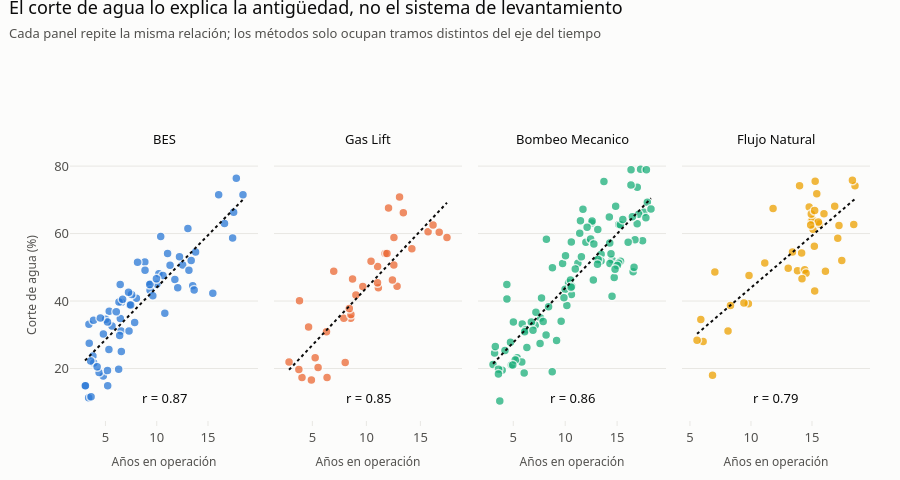

Here is the notebook cell this chart was saved with:
### Markdown cell above
## 7. Dispersión — antigüedad, agua y producción

Tres preguntas encadenadas: ¿el agua entra con los años?, ¿el agua se come la producción?, ¿el método
de extracción altera esa relación o solo ocupa un tramo distinto de la misma curva?

### Code cell
fig = make_subplots(rows=1, cols=4, shared_yaxes=True, horizontal_spacing=0.02,
                    subplot_titles=orden_metodo)

for i, metodo in enumerate(orden_metodo):
    sub = df[df["metodo_extraccion"] == metodo]
    fig.add_trace(go.Scatter(
        x=sub["anios_operacion"], y=sub["corte_agua_pct"], mode="markers",
        marker=dict(color=COLOR_METODO[metodo], size=9, opacity=0.75,
                    line=dict(color=SURFACE, width=1.5)),
        name=metodo, showlegend=False, customdata=sub[["id_pozo", "produccion_bpd"]],
        hovertemplate=("%{customdata[0]}<br>Antigüedad: %{x:.1f} años"
                       "<br>Corte de agua: %{y:.1f}%<br>Producción: %{customdata[1]:.1f} bpd<extra></extra>"),
    ), row=1, col=i + 1)

    # Recta de tendencia del propio grupo
    m, b = np.polyfit(sub["anios_operacion"], sub["corte_agua_pct"], 1)
    xs = np.array([sub["anios_operacion"].min(), sub["anios_operacion"].max()])
    r = sub["anios_operacion"].corr(sub["corte_agua_pct"])
    fig.add_trace(go.Scatter(
        x=xs, y=m * xs + b, mode="lines",
        line=dict(color=TEXT_PRIMARY, width=2, dash="dot"), showlegend=False,
        hovertemplate=f"{metodo}<br>pendiente: {m:.2f} %/año<br>r = {r:.2f}<extra></extra>",
    ), row=1, col=i + 1)
    fig.add_annotation(x=0.5, y=0.04, xref="x domain", yref="y domain",
                       text=f"r = {r:.2f}", showarrow=False,
                       font=dict(size=12, color=TEXT_SECOND), row=1, col=i + 1)

fig.update_annotations(font=dict(size=13, color=TEXT_PRIMARY))
fig.update_xaxes(title_text="Años en operación")
fig.update_yaxes(title_text="Corte de agua (%)", col=1)
titular(fig, "El corte de agua lo explica la antigüedad, no el sistema de levantamiento",
        "Cada panel repite la misma relación; los métodos solo ocupan tramos distintos del eje del tiempo",
        alto=480)
fig.show()

### Figure 1 — Plotly figure (JSON) as saved in the notebook; plotly's stock layout.template omitted (floating-point values rounded to 4 significant figures; data arrays with more than 128 entries replaced by an {"elided": "..."} marker saying what was removed)
{"data": [{"customdata": {"elided": "71x2 mixed values"}, "hovertemplate": "%{customdata[0]}<br>Antigüedad: %{x:.1f} años<br>Corte de agua: %{y:.1f}%<br>Producción: %{customdata[1]:.1f} bpd<extra></extra>", "marker": {"color": "#2a78d6", "line": {"color": "#fcfcfb", "width": 1.5}, "opacity": 0.75, "size": 9}, "mode": "markers", "name": "BES", "showlegend": false, "type": "scatter", "x": [8.84, 12.53, 10.79, 3.01, 3.36, 8.02, 9.37, 13.04, 10.01, 13.51, 7.35, 11.06, 5.64, 17.4, 4.79, 10.39, 5.37, 3.78, 12.22, 6.53, 5.34, 16.04, 3.39, 3.86, 6.45, 10.21, 8.13, 11.77, 5.02, 17.76, 6.55, 13.36, 4.38, 6.39, 5.2, 6.57, 6.06, 17.5, 12.05, 9.35, 3.6, 13.14, 11.3, 3.56, 15.47, 7.55, 6.32, 7.46, 8.86, 18.41, 9.32, 16.61, 4.19, 13.65, 10.61, 7.85, 9.97, 6.29, 6.68, 3.84, 5.22, 9.62, 7.25, 4.8, 4.51, 13.79, 7.3, 3.05, 5.2, 3.42, 6.44], "xaxis": "x", "y": [51.6, 50.7, 36.4, 14.9, 11.3, 40.8, 45.1, 61.5, 45.0, 44.5, 38.9, 54.1, 32.6, 58.7, 17.8, 59.1, 37.0, 23.7, 53.1, 31.1, 25.6, 71.5, 33.1, 21.6, 34.8, 48.1, 51.5, 46.4, 34.6, 76.4, 25.0, 52.0, 18.8, 29.8, 33.8, 39.6, 36.8, 66.3, 43.9, 43.2, 11.6, 49.1, 50.6, 22.2, 42.3, 41.9, 39.7, 38.8, 49.1, 71.5, 44.9, 63.0, 20.5, 43.3, 47.6, 33.6, 46.6, 19.8, 40.5, 34.3, 14.9, 41.6, 42.6, 30.2, 35.0, 54.5, 31.1, 14.9, 19.4, 27.5, 44.9], "yaxis": "y"}, {"hovertemplate": "BES<br>pendiente: 3.10 %/año<br>r = 0.87<extra></extra>", "line": {"color": "#0b0b0b", "dash": "dot", "width": 2}, "mode": "lines", "showlegend": false, "type": "scatter", "x": [3.01, 18.41], "xaxis": "x", "y": [22.36, 70.07], "yaxis": "y"}, {"customdata": [["RUB-001", 0.1], ["RUB-010", 333.5], ["RUB-011", 140.9], ["RUB-013", 128.9], ["RUB-016", 108.7], ["RUB-017", 0], ["RUB-053", 185.9], ["RUB-059", 211.7], ["RUB-060", 127.6], ["RUB-061", 166.7], ["RUB-069", 138.8], ["RUB-072", 142.8], ["RUB-078", 154.4], ["RUB-083", 236.3], ["RUB-087", 246.1], ["RUB-089", 10], ["RUB-092", 79.9], ["RUB-098", 190.9], ["RUB-104", 260.9], ["RUB-109", 58.2], ["RUB-113", 193.3], ["RUB-122", 32.4], ["RUB-123", 159.2], ["RUB-135", 133.5], ["RUB-139", 12.5], ["RUB-147", 139.9], ["RUB-159", 111.1], ["RUB-162", 0], ["RUB-164", 11], ["RUB-180", 248.5], ["RUB-192", 106.1], ["RUB-193", 181], ["RUB-194", 0], ["RUB-204", 233], ["RUB-229", 187.4], ["RUB-238", 105.8], ["RUB-250", 124.2]], "hovertemplate": "%{customdata[0]}<br>Antigüedad: %{x:.1f} años<br>Corte de agua: %{y:.1f}%<br>Producción: %{customdata[1]:.1f} bpd<extra></extra>", "marker": {"color": "#eb6834", "line": {"color": "#fcfcfb", "width": 1.5}, "opacity": 0.75, "size": 9}, "mode": "markers", "name": "Gas Lift", "showlegend": false, "type": "scatter", "x": [8.55, 4.04, 6.31, 14.21, 12.54, 16.74, 5.26, 11.04, 12.84, 9.03, 12.05, 7.91, 10.43, 4.65, 11.11, 15.71, 6.36, 5.53, 2.84, 12.41, 8.72, 3.75, 8.57, 8.42, 8.04, 17.46, 13.07, 4.91, 6.98, 11.73, 12.55, 16.17, 13.42, 11.91, 3.81, 9.67, 11.03], "xaxis": "x2", "y": [34.9, 17.3, 30.9, 55.5, 50.7, 60.4, 23.2, 50.2, 44.4, 41.8, 67.6, 34.9, 51.8, 32.3, 43.9, 60.5, 17.3, 20.3, 21.9, 46.2, 46.5, 19.7, 36.0, 37.8, 21.8, 58.8, 70.8, 16.6, 48.8, 54.1, 58.8, 62.5, 66.2, 54.1, 40.1, 44.3, 45.4], "yaxis": "y2"}, {"hovertemplate": "Gas Lift<br>pendiente: 3.39 %/año<br>r = 0.85<extra></extra>", "line": {"color": "#0b0b0b", "dash": "dot", "width": 2}, "mode": "lines", "showlegend": false, "type": "scatter", "x": [2.84, 17.46], "xaxis": "x2", "y": [19.61, 69.13], "yaxis": "y2"}, {"customdata": {"elided": "100x2 mixed values"}, "hovertemplate": "%{customdata[0]}<br>Antigüedad: %{x:.1f} años<br>Corte de agua: %{y:.1f}%<br>Producción: %{customdata[1]:.1f} bpd<extra></extra>", "marker": {"color": "#1baf7a", "line": {"color": "#fcfcfb", "width": 1.5}, "opacity": 0.75, "size": 9}, "mode": "markers", "name": "Bombeo Mecanico", "showlegend": false, "type": "scatter", "x": [13.09, 8.75, 3.05, 14.72, 7.12, 16.34, 16.94, 14.25, 16.54, 12.56, 14.51, 14.51, 10.32, 17.45, 7.58, 7.63, 4.81, 10.6, 11.22, 9.17, 3.7, 5.86, 5.01, 15.33, 16.93, 6.05, 5.37, 10.51, 9.61, 13.46, 13.45, 16.72, 9.99, 10.64, 15.14, 17.91, 6.22, 13.14, 5.82, 11.56, 11.47, 3.2, 10.16, 11.4, 17.6, 7.72, 8.4, 12.71, 8.19, 17.07, 11.71, 3.93, 10.59, 9.88, 17.26, 15.16, 6.74, 12.59, 16.63, 9.75, 3.58, 8.16, 14.31, 5.19, 11.99, 10.57, 15.01, 7.18, 14.86, 18.26, 12.11, 13.17, 6.31, 6.1, 4.39, 6.9, 4.95, 7.88, 3.57, 17.82, 14.8, 10.03, 8.77, 4.2, 16.06, 16.47, 17.77, 13.11, 15.32, 15.55, 4.38, 12.45, 10.97, 4.73, 14.29, 13.73, 16.33, 12.76, 14.41, 3.27], "xaxis": "x3", "y": [52.3, 19.0, 21.2, 47.0, 32.9, 78.9, 73.7, 64.9, 48.7, 63.1, 52.2, 41.4, 45.4, 57.9, 27.4, 35.0, 21.0, 41.9, 51.2, 28.3, 10.4, 33.2, 33.8, 51.8, 62.9, 18.7, 23.2, 46.2, 34.0, 53.9, 51.9, 58.2, 43.5, 44.4, 51.2, 69.3, 31.5, 61.2, 21.9, 53.1, 63.8, 24.6, 38.7, 60.1, 66.3, 40.9, 38.3, 46.2, 58.3, 65.7, 67.2, 19.5, 57.5, 41.0, 79.1, 62.7, 33.8, 63.7, 50.0, 51.1, 19.8, 29.9, 51.1, 22.5, 57.4, 44.1, 50.5, 36.7, 68.1, 67.3, 61.9, 52.3, 26.2, 30.9, 40.6, 31.3, 21.0, 33.9, 18.4, 78.9, 49.4, 53.4, 49.9, 25.3, 57.4, 65.0, 64.7, 50.9, 62.6, 64.2, 44.9, 58.4, 49.5, 27.8, 57.2, 75.4, 74.4, 56.9, 54.0, 26.5], "yaxis": "y3"}, {"hovertemplate": "Bombeo Mecanico<br>pendiente: 3.22 %/año<br>r = 0.86<extra></extra>", "line": {"color": "#0b0b0b", "dash": "dot", "width": 2}, "mode": "lines", "showlegend": false, "type": "scatter", "x": [3.05, 18.26], "xaxis": "x3", "y": [21.42, 70.46], "yaxis": "y3"}, {"customdata": [["RUB-005", 3.4], ["RUB-006", 4.2], ["RUB-020", 5.2], ["RUB-028", 44], ["RUB-029", 54], ["RUB-031", 25.7], ["RUB-033", 43.9], ["RUB-038", 32.2], ["RUB-063", 30.2], ["RUB-075", 66], ["RUB-081", 4.7], ["RUB-085", 66.9], ["RUB-090", 47.1], ["RUB-091", 0], ["RUB-094", 59.7], ["RUB-107", 0], ["RUB-108", 48.9], ["RUB-111", 0], ["RUB-121", 63.5], ["RUB-133", 5.1], ["RUB-134", 59.7], ["RUB-144", 5], ["RUB-163", 70], ["RUB-171", 46.6], ["RUB-176", 0], ["RUB-183", 58.6], ["RUB-184", 25.3], ["RUB-185", 43.7], ["RUB-186", 5.5], ["RUB-191", 22.1], ["RUB-199", 20.8], ["RUB-200", 42.7], ["RUB-201", 0], ["RUB-203", 79.5], ["RUB-212", 57.8], ["RUB-219", 38.4], ["RUB-222", 45.4], ["RUB-227", 80.5], ["RUB-228", 55.9], ["RUB-231", 0], ["RUB-241", 86.9], ["RUB-245", 50.5]], "hovertemplate": "%{customdata[0]}<br>Antigüedad: %{x:.1f} años<br>Corte de agua: %{y:.1f}%<br>Producción: %{customdata[1]:.1f} bpd<extra></extra>", "marker": {"color": "#eda100", "line": {"color": "#fcfcfb", "width": 1.5}, "opacity": 0.75, "size": 9}, "mode": "markers", "name": "Flujo Natural", "showlegend": false, "type": "scatter", "x": [8.32, 14.94, 16.1, 15.39, 9.79, 15.08, 15.61, 18.52, 9.42, 13.81, 18.31, 15.19, 13.05, 15.26, 13.4, 17.21, 9.84, 14.77, 14.15, 11.81, 6.08, 15.03, 7.04, 11.13, 5.89, 17.44, 14.94, 8.12, 16.86, 14.4, 18.42, 14.51, 15.52, 17.11, 13.98, 15.98, 15.22, 14.89, 6.85, 5.58, 14.18, 15.22], "xaxis": "x4", "y": [38.7, 63.7, 48.8, 71.8, 39.2, 61.3, 62.8, 74.2, 39.4, 49.0, 75.8, 56.2, 49.7, 75.5, 54.5, 62.4, 47.6, 67.9, 54.2, 67.4, 28.0, 64.1, 48.6, 51.3, 34.5, 52.0, 65.8, 31.1, 68.1, 49.3, 62.7, 48.2, 63.4, 58.6, 74.2, 65.9, 43.0, 62.5, 18.0, 28.4, 46.6, 66.8], "yaxis": "y4"}, {"hovertemplate": "Flujo Natural<br>pendiente: 3.09 %/año<br>r = 0.79<extra></extra>", "line": {"color": "#0b0b0b", "dash": "dot", "width": 2}, "mode": "lines", "showlegend": false, "type": "scatter", "x": [5.58, 18.52], "xaxis": "x4", "y": [30.27, 70.26], "yaxis": "y4"}], "layout": {"annotations": [{"font": {"color": "#0b0b0b", "size": 13}, "showarrow": false, "text": "BES", "x": 0.1175, "xanchor": "center", "xref": "paper", "y": 1, "yanchor": "bottom", "yref": "paper"}, {"font": {"color": "#0b0b0b", "size": 13}, "showarrow": false, "text": "Gas Lift", "x": 0.3725, "xanchor": "center", "xref": "paper", "y": 1, "yanchor": "bottom", "yref": "paper"}, {"font": {"color": "#0b0b0b", "size": 13}, "showarrow": false, "text": "Bombeo Mecanico", "x": 0.6275, "xanchor": "center", "xref": "paper", "y": 1, "yanchor": "bottom", "yref": "paper"}, {"font": {"color": "#0b0b0b", "size": 13}, "showarrow": false, "text": "Flujo Natural", "x": 0.8825, "xanchor": "center", "xref": "paper", "y": 1, "yanchor": "bottom", "yref": "paper"}, {"font": {"color": "#0b0b0b", "size": 13}, "showarrow": false, "text": "r = 0.87", "x": 0.5, "xref": "x domain", "y": 0.04, "yref": "y domain"}, {"font": {"color": "#0b0b0b", "size": 13}, "showarrow": false, "text": "r = 0.85", "x": 0.5, "xref": "x2 domain", "y": 0.04, "yref": "y2 domain"}, {"font": {"color": "#0b0b0b", "size": 13}, "showarrow": false, "text": "r = 0.86", "x": 0.5, "xref": "x3 domain", "y": 0.04, "yref": "y3 domain"}, {"font": {"color": "#0b0b0b", "size": 13}, "showarrow": false, "text": "r = 0.79", "x": 0.5, "xref": "x4 domain", "y": 0.04, "yref": "y4 domain"}], "height": 480, "margin": {"t": 150}, "title": {"text": "El corte de agua lo explica la antigüedad, no el sistema de levantamiento<br><span style='font-size:13px;color:#52514e'>Cada panel repite la misma relación; los métodos solo ocupan tramos distintos del eje del tiempo</span>"}, "xaxis": {"anchor": "y", "domain": [0, 0.235], "title": {"text": "Años en operación"}}, "xaxis2": {"anchor": "y2", "domain": [0.255, 0.49], "title": {"text": "Años en operación"}}, "xaxis3": {"anchor": "y3", "domain": [0.51, 0.745], "title": {"text": "Años en operación"}}, "xaxis4": {"anchor": "y4", "domain": [0.765, 1.0], "title": {"text": "Años en operación"}}, "yaxis": {"anchor": "x", "domain": [0, 1], "title": {"text": "Corte de agua (%)"}}, "yaxis2": {"anchor": "x2", "domain": [0, 1], "matches": "y", "showticklabels": false}, "yaxis3": {"anchor": "x3", "domain": [0, 1], "matches": "y", "showticklabels": false}, "yaxis4": {"anchor": "x4", "domain": [0, 1], "matches": "y", "showticklabels": false}}}
